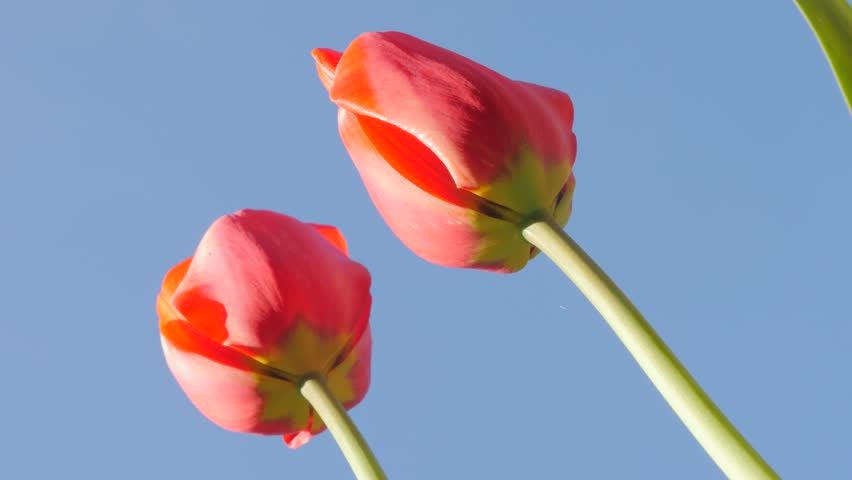
#> input picture Class3/images/flowers.png, 852 x 480 px, found by its file name
$ jupyter execute assignment2_4.ipynb
#> lines starting #> are read from the running program, lines starting #| are printed output that depends on the picture; after the words box and inside, x2 and y2 are one past the last pixel; in counts of white or black regions, pixels touching at a corner belong together
[cell 1]
import numpy as np
import pandas as pd
import matplotlib.pyplot as plt
import cv2

[cell 2]
im = cv2.imread("flowers.png")
#> im is the input picture: shape (480, 852, 3); mean B, G, R 175.6, 149, 145.1
plt.imshow(im)
plt.show()

[cell 3]
plt.imshow(im[:,:,0])
plt.show()
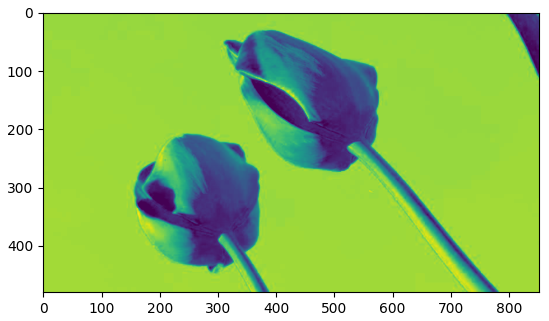
#> figure drawn by matplotlib, 1 panel

[cell 4]
plt.imshow(im[:,:,1])
plt.show()
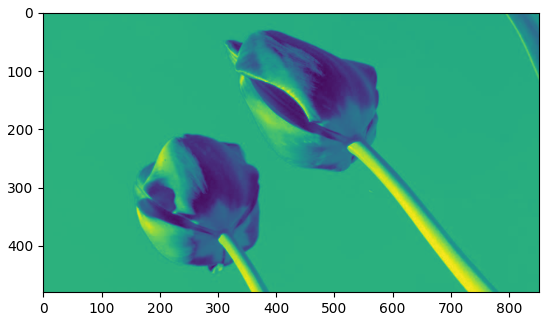
#> figure drawn by matplotlib, 1 panel

[cell 5]
plt.imshow(im[:,:,2])
plt.show()
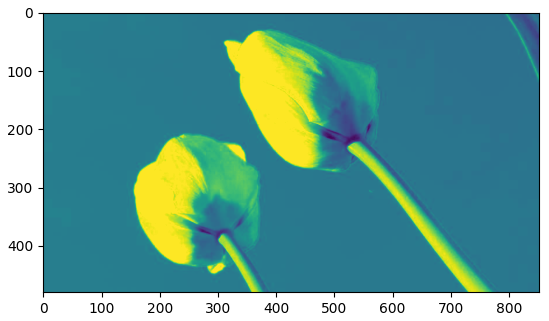
#> figure drawn by matplotlib, 1 panel

[cell 6]
ret0,thresh0 = cv2.threshold(im[:,:,0],0,255,cv2.THRESH_OTSU)
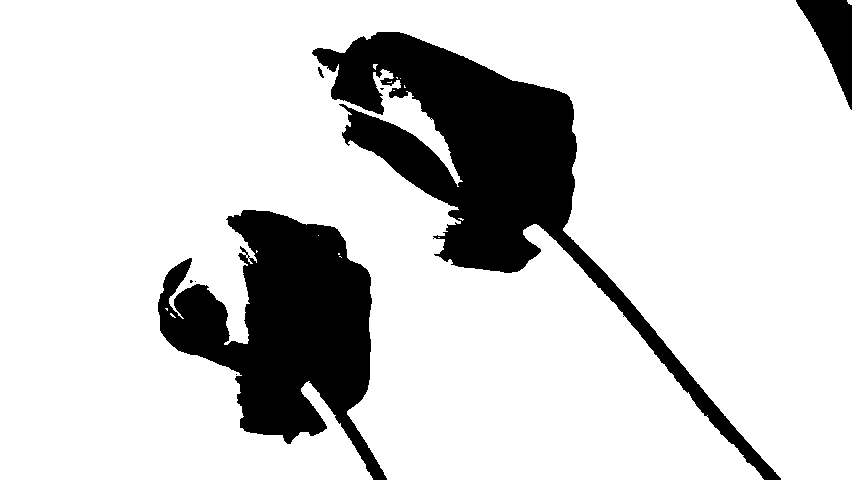
#> thresh0: shape (480, 852); 82.3% white; 8 black regions (4 under 20 px), largest, box (x1, y1, x2, y2) and area: (312, 32, 781, 480) 38730, (158, 210, 387, 480) 30581, (796, 0, 852, 110) 2897, (318, 67, 324, 78) 31
#> ret0 = 127
plt.imshow(thresh0, cmap = 'binary')
plt.show()

[cell 7]
ret1,thresh1 = cv2.threshold(im[:,:,1],0,255,cv2.THRESH_OTSU)
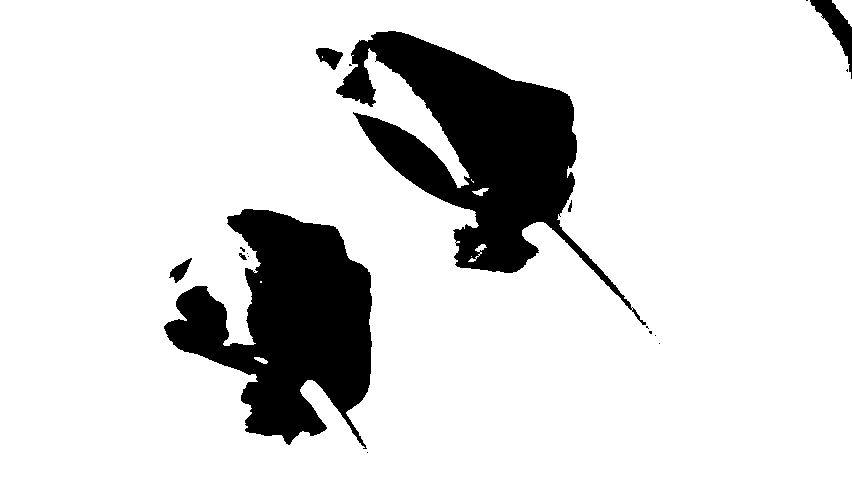
#> thresh1: shape (480, 852); 85.5% white; 18 black regions (11 under 20 px), largest, box (x1, y1, x2, y2) and area: (336, 31, 646, 325) 30013, (164, 209, 372, 449) 27478, (810, 0, 852, 79) 1043
#> ret1 = 113
plt.imshow(thresh1, cmap = 'binary')
plt.show()

[cell 8]
ret2,thresh2 = cv2.threshold(im[:,:,2],0,255,cv2.THRESH_OTSU)
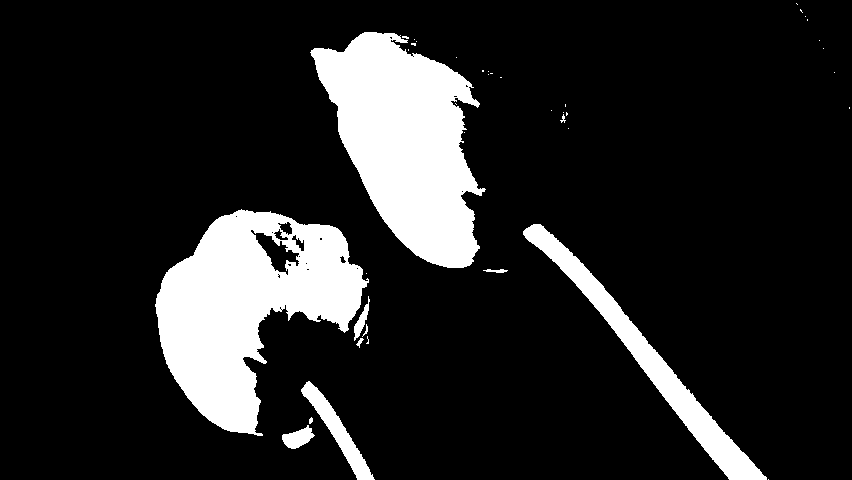
#> thresh2: shape (480, 852); 14.7% white; 40 white regions (29 under 20 px), largest, box (x1, y1, x2, y2) and area: (155, 209, 369, 436) 25465, (310, 32, 486, 268) 24359, (523, 224, 767, 480) 7496
#> ret2 = 182
plt.imshow(thresh2, cmap = 'binary')
plt.show()

[cell 9]
im1= thresh1 - thresh0 - thresh2
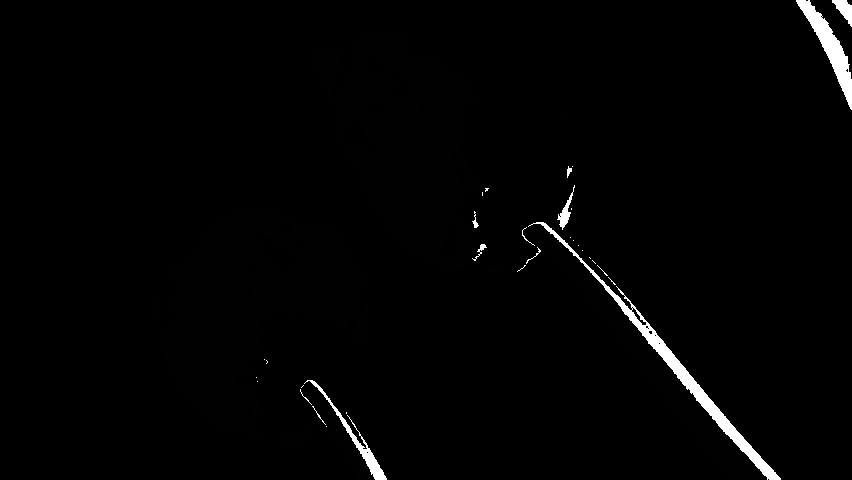
#> im1: shape (480, 852); min 0, max 255, mean 3.9
ret,thresh = cv2.threshold(im1,0,255,cv2.THRESH_OTSU)
#> thresh: shape (480, 852); 1.5% white; 32 white regions (20 under 20 px), largest, box (x1, y1, x2, y2) and area: (528, 222, 781, 480) 2947, (796, 0, 852, 110) 1578, (304, 380, 387, 480) 756
#> ret = 2
plt.imshow(thresh, cmap = 'binary')
plt.show()
